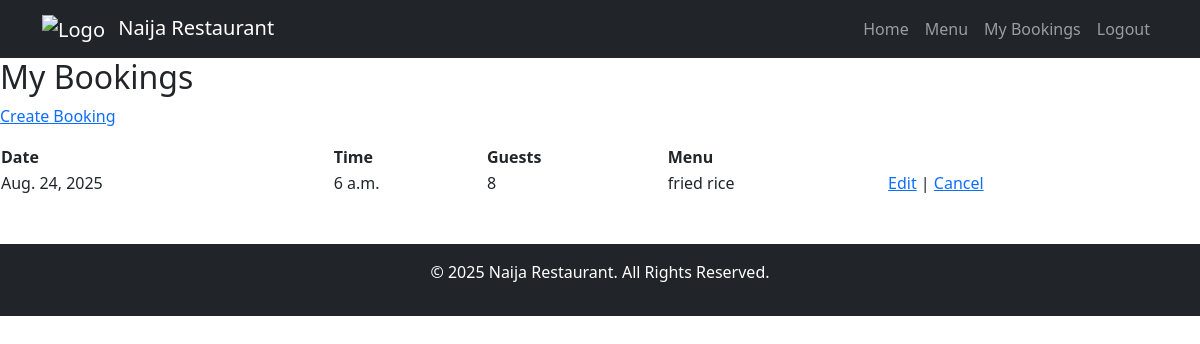
The page /bookings/ (signed in) on the database its author committed.
### booking/models.py (models this page shows, shortened)
class Booking(models.Model):
    user = models.ForeignKey(settings.AUTH_USER_MODEL, on_delete=models.CASCADE, related_name="bookings")
    menu = models.ForeignKey(Menu, on_delete=models.PROTECT, related_name="bookings")
    date = models.DateField()
    time = models.TimeField()
    guests = models.PositiveIntegerField()
    created_at = models.DateTimeField(auto_now_add=True)
    updated_at = models.DateTimeField(auto_now=True)
    class Meta:
        constraints = [
            models.UniqueConstraint(fields=["date", "time"], name="unique_booking_slot")
        ]
        ordering = ["-date", "-time"]

class Menu(models.Model):
    name = models.CharField(max_length=120)
    description = models.TextField(blank=True)
    price = models.DecimalField(max_digits=8, decimal_places=2)
    class Meta:
        ordering = ["name"]

### booking/views.py (the view)
# urls.py: path("bookings/", BookingListView.as_view(), name="booking_list"),
class BookingListView(LoginRequiredMixin, ListView):
    model = Booking
    template_name = "booking/booking_list.html"
    context_object_name = "bookings"
    def get_queryset(self):
        return Booking.objects.filter(user=self.request.user).order_by("date", "time")

### booking/templates/booking/booking_list.html
{% extends "base.html" %}
{% block content %}
  <h2>My Bookings</h2>
  <p><a href="{% url 'booking_create' %}">Create Booking</a></p>
  <table>
    <thead><tr><th>Date</th><th>Time</th><th>Guests</th><th>Menu</th><th></th></tr></thead>
    <tbody>
    {% for b in bookings %}
      <tr>
        <td>{{ b.date }}</td>
        <td>{{ b.time }}</td>
        <td>{{ b.guests }}</td>
        <td>{{ b.menu.name }}</td>
        <td>
          <a href="{% url 'booking_update' b.pk %}">Edit</a> |
          <a href="{% url 'booking_delete' b.pk %}">Cancel</a>
        </td>
      </tr>
    {% empty %}
      <tr><td colspan="5">You have no bookings.</td></tr>
    {% endfor %}
    </tbody>
  </table>
{% endblock %}

### rows shown on the page
Booking: date "Aug. 24, 2025", time "6 a.m.", guests "8", menu.name "fried rice"
